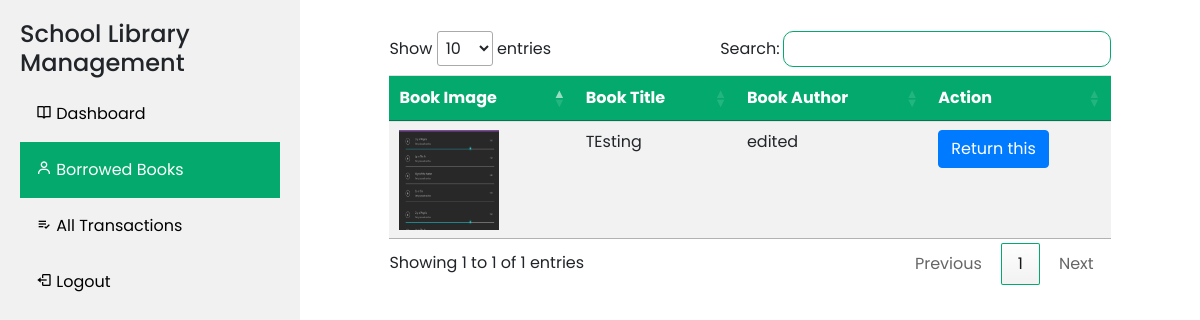
/views/users/borrowed-books.php (signed in), run on the app's committed database.
### tables this page shows
CREATE TABLE `tbl_borrowed_books` (
  `id` bigint(250) NOT NULL,
  `borrower_id` bigint(250) DEFAULT NULL,
  `book_id` bigint(250) DEFAULT NULL,
  `timestamp` timestamp NOT NULL DEFAULT current_timestamp()
);

CREATE TABLE `tbl_books_information` (
  `id` bigint(250) NOT NULL,
  `book_title` varchar(250) DEFAULT NULL,
  `book_author` varchar(250) DEFAULT NULL,
  `book_img` text DEFAULT NULL,
  `status` varchar(50) DEFAULT 'available',
  `timestamp` timestamp NOT NULL DEFAULT current_timestamp()
);

### connections.php (called while the page is built, shortened)
<?php
$env_protocol = isset($_SERVER['HTTPS']) && $_SERVER['HTTPS'] === 'on' ? 'https' : 'http';
$env_basepath = $env_protocol . '://' . $_SERVER['HTTP_HOST'] . '/library-management/';

### views/users/borrowed-books.php (the view, shortened to what this page needs)
<?php require 'template/toptemplate.php'; ?>
<?php
require '../../connections.php';
$user_id = $_SESSION['user_id'];
$sql = "SELECT tbl_borrowed_books.id as borrow_id, tbl_borrowed_books.*, tbl_books_information.* from tbl_borrowed_books JOIN tbl_books_information on tbl_borrowed_books.book_id = tbl_books_information.id where tbl_borrowed_books.borrower_id = :user_id";
$stmt = $pdo->prepare($sql);
$stmt->bindParam(':user_id', $user_id);
$stmt->execute();
$result = $stmt->fetchAll(PDO::FETCH_ASSOC);
?>
<div class="container" style="max-width: 90%; overflow-x: auto;">
<table id="data_table" class="table table-striped">
    <thead>
        <tr>
            <th>Book Image</th>
            <th>Book Title</th>
            <th>Book Author</th>
            <th>Action</th>
        </tr>
    </thead>
    <tbody>
        <?php foreach ($result as $row) { ?>
            <tr>
                <td><img src="<?php echo $env_basepath ?>assets/book-image/<?php echo $row['book_img'] ?>" alt="Book Image" style="height: 100px; width: 100px;"></td>
                <td><?php echo $row['book_title'] ?></td>
                <td><?php echo $row['book_author'] ?></td>
                <td><button class="btn btn-primary" borrow-id="<?php echo $row['borrow_id'] ?>" book-id="<?php echo $row['book_id'] ?>" onclick="returnBook(event)">Return this</button></td>
            </tr>
        <?php } ?>
    </tbody>
</table>
</div>
<?php require 'template/bottomtemplate.php'; ?>

### views/users/template/toptemplate.php (style rules this page uses)
* { font-family: 'Poppins', 'Franklin Gothic Medium', 'Arial Narrow', Arial, sans-serif; }
.container { padding: 30px; }

### data on the page
tbl_borrowed_books: book.book_img (picture), book.book_title "TEsting", book.book_author "edited"
